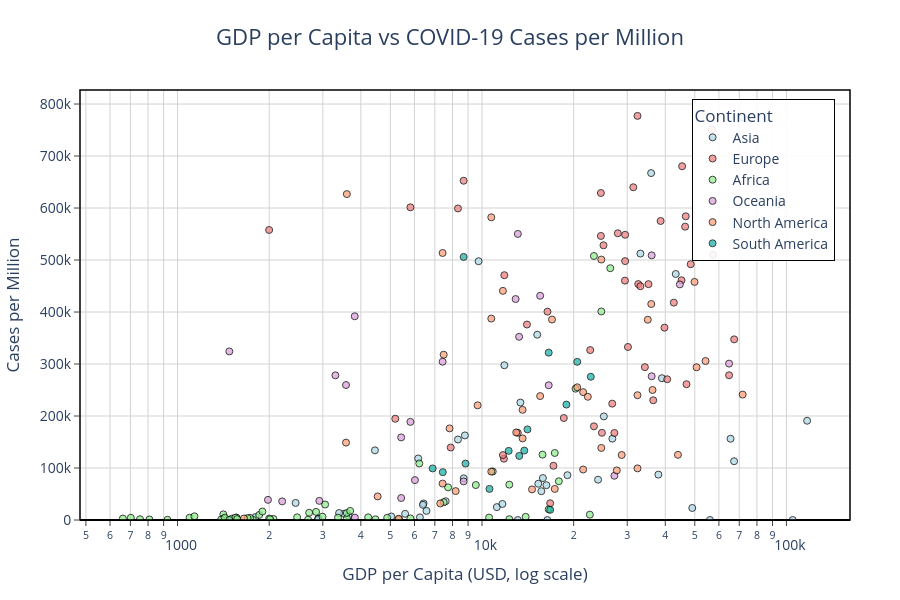

Notebook code cell kept with this figure:
### Markdown cell above
## 6. Relationship Analysis: GDP vs Cases

This chart explores whether wealthier countries (higher GDP per capita) experienced different COVID-19 infection rates. We're using a logarithmic scale for GDP to better visualize the range of values. The size of each bubble represents the country's population.

### Code cell
# Prepare data for GDP vs Cases chart
gdp_cases_data = latest_country_data.dropna(subset=['gdp_per_capita', 'cases_per_million'])

fig_gdp_cases = px.scatter(
    gdp_cases_data,
    x='gdp_per_capita',
    y='cases_per_million',
    color='continent',
    color_discrete_map=continent_colors,
    hover_name='location',
    custom_data=['gdp_per_capita', 'cases_per_million', 'total_cases', 'vaccination_rate_pct', 'continent'],
    log_x=True,
    title='GDP per Capita vs COVID-19 Cases per Million',
    labels={'gdp_per_capita': 'GDP per Capita (USD, log scale)', 
            'cases_per_million': 'Cases per Million'},
    height=600
)

fig_gdp_cases.update_traces(
    marker=dict(
        size=7,
        opacity=0.75,
        line=dict(width=1, color='black')
    ),
    hovertemplate=(
        '<b>%{hovertext}</b><br>'
        '<b>Continent:</b> %{customdata[4]}<br>'
        '<b>GDP per Capita:</b> $%{customdata[0]:,.0f}<br>'
        '<b>Cases per Million:</b> %{customdata[1]:,.0f}<br>'
        '<b>Total Cases:</b> %{customdata[2]:,.0f}<br>'
        '<b>Vaccination Rate:</b> %{customdata[3]:.1f}%'
        '<extra></extra>'
    )
)

fig_gdp_cases = apply_relationship_chart_guidelines(fig_gdp_cases, 
    'GDP per Capita vs COVID-19 Cases per Million',
    'GDP per Capita (USD, log scale)',
    'Cases per Million',
    y_zero=True)

fig_gdp_cases.show()

# Save the chart
fig_gdp_cases.write_html(str(output_dir / "gdp_vs_cases.html"))
print("✓ Saved: outputs/charts/gdp_vs_cases.html")

### Figure 1 — Plotly figure (JSON) as saved in the notebook; plotly's stock layout.template omitted (floating-point values rounded to 4 significant figures; data arrays with more than 128 entries replaced by an {"elided": "..."} marker saying what was removed)
{"data": [{"customdata": {"elided": "50x5 mixed values"}, "hovertemplate": "<b>%{hovertext}</b><br><b>Continent:</b> %{customdata[4]}<br><b>GDP per Capita:</b> $%{customdata[0]:,.0f}<br><b>Cases per Million:</b> %{customdata[1]:,.0f}<br><b>Total Cases:</b> %{customdata[2]:,.0f}<br><b>Vaccination Rate:</b> %{customdata[3]:.1f}%<extra></extra>", "hovertext": ["Afghanistan", "Armenia", "Azerbaijan", "Bahrain", "Bangladesh", "Bhutan", "Brunei", "Cambodia", "China", "East Timor", "Georgia", "Hong Kong", "India", "Indonesia", "Iran", "Iraq", "Israel", "Japan", "Jordan", "Kazakhstan", "Kuwait", "Kyrgyzstan", "Laos", "Lebanon", "Macao", "Malaysia", "Maldives", "Mongolia", "Myanmar", "Nepal", "North Korea", "Oman", "Pakistan", "Palestine", "Philippines", "Qatar", "Saudi Arabia", "Singapore", "South Korea", "Sri Lanka", "Syria", "Taiwan", "Tajikistan", "Thailand", "Turkey", "Turkmenistan", "United Arab Emirates", "Uzbekistan", "Vietnam", "Yemen"], "legendgroup": "Asia", "marker": {"color": "lightblue", "line": {"color": "black", "width": 1}, "opacity": 0.75, "size": 7, "symbol": "circle"}, "mode": "markers", "name": "Asia", "orientation": "v", "showlegend": true, "type": "scatter", "x": [1804.0, 8788.0, 15850.0, 43290.0, 3524.0, 8709.0, 71810.0, 3645.0, 15310.0, 6570.0, 9745.0, 56050.0, 6427.0, 11190.0, 19080.0, 15660.0, 33130.0, 39000.0, 8337.0, 24060.0, 65530.0, 3393.0, 6397.0, 13370.0, 104900.0, 26810.0, 15180.0, 11840.0, 5592.0, 2443.0, 13110.0, 37960.0, 5035.0, 4450.0, 7599.0, 116900.0, 49050.0, 85540.0, 35940.0, 11670.0, 2897.0, 2897.0, 2897.0, 16280.0, 25130.0, 16390.0, 67290.0, 6253.0, 6172.0, 1479.0], "xaxis": "x", "y": [5719.0, 162700.0, 80690.0, 473200.0, 11980.0, 80130.0, 774400.0, 8309.0, 69690.0, 17490.0, 497700.0, 0.0, 31780.0, 24790.0, 86140.0, 55410.0, 512400.0, 272700.0, 154800.0, 77550.0, 156300.0, 13420.0, 29090.0, 225900.0, 0.0, 156400.0, 356400.0, 297600.0, 11870.0, 32850.0, 0.0, 87290.0, 6703.0, 133900.0, 36120.0, 190900.0, 23110.0, 533300.0, 667200.0, 30820.0, 2595.0, 0.0, 1787.0, 66940.0, 199300.0, 0.0, 113000.0, 5056.0, 118400.0, 354.5], "yaxis": "y"}, {"customdata": {"elided": "50x5 mixed values"}, "hovertemplate": "<b>%{hovertext}</b><br><b>Continent:</b> %{customdata[4]}<br><b>GDP per Capita:</b> $%{customdata[0]:,.0f}<br><b>Cases per Million:</b> %{customdata[1]:,.0f}<br><b>Total Cases:</b> %{customdata[2]:,.0f}<br><b>Vaccination Rate:</b> %{customdata[3]:.1f}%<extra></extra>", "hovertext": ["Albania", "Andorra", "Austria", "Belarus", "Belgium", "Bosnia and Herzegovina", "Bulgaria", "Croatia", "Cyprus", "Czechia", "Denmark", "Estonia", "Faroe Islands", "Finland", "France", "Germany", "Gibraltar", "Greece", "Guernsey", "Hungary", "Iceland", "Ireland", "Isle of Man", "Italy", "Jersey", "Latvia", "Liechtenstein", "Lithuania", "Luxembourg", "Malta", "Moldova", "Monaco", "Montenegro", "Netherlands", "North Macedonia", "Norway", "Poland", "Portugal", "Romania", "Russia", "San Marino", "Serbia", "Slovakia", "Slovenia", "Spain", "Sweden", "Switzerland", "Ukraine", "United Kingdom", "Vatican"], "legendgroup": "Europe", "marker": {"color": "lightcoral", "line": {"color": "black", "width": 1}, "opacity": 0.75, "size": 7, "symbol": "circle"}, "mode": "markers", "name": "Europe", "orientation": "v", "showlegend": true, "type": "scatter", "x": [11800.0, 5820.0, 45440.0, 17170.0, 42660.0, 11710.0, 18560.0, 22670.0, 32420.0, 32610.0, 46680.0, 29480.0, 8703.0, 40590.0, 38610.0, 45230.0, 24570.0, 24570.0, 1999.0, 26780.0, 46480.0, 67340.0, 33130.0, 35220.0, 8337.0, 25060.0, 29520.0, 29520.0, 94280.0, 36510.0, 5190.0, 11840.0, 16410.0, 48470.0, 13110.0, 64800.0, 27220.0, 27940.0, 23310.0, 24770.0, 56860.0, 14050.0, 30160.0, 31400.0, 34270.0, 46950.0, 57410.0, 7894.0, 39750.0, 16750.0], "xaxis": "x", "y": [117900.0, 601400.0, 680400.0, 104300.0, 418100.0, 124800.0, 196100.0, 326800.0, 777200.0, 453800.0, 584100.0, 460400.0, 652500.0, 270700.0, 575100.0, 461100.0, 628900.0, 546300.0, 557800.0, 223800.0, 564200.0, 347400.0, 449600.0, 453600.0, 599200.0, 528300.0, 548500.0, 497900.0, 607700.0, 230300.0, 194800.0, 470800.0, 400700.0, 491900.0, 167600.0, 278400.0, 167400.0, 551500.0, 180200.0, 167700.0, 750700.0, 376000.0, 332800.0, 639900.0, 294000.0, 261200.0, 510000.0, 139400.0, 369900.0, 32180.0], "yaxis": "y"}, {"customdata": {"elided": "58x5 mixed values"}, "hovertemplate": "<b>%{hovertext}</b><br><b>Continent:</b> %{customdata[4]}<br><b>GDP per Capita:</b> $%{customdata[0]:,.0f}<br><b>Cases per Million:</b> %{customdata[1]:,.0f}<br><b>Total Cases:</b> %{customdata[2]:,.0f}<br><b>Vaccination Rate:</b> %{customdata[3]:.1f}%<extra></extra>", "hovertext": ["Algeria", "Angola", "Benin", "Botswana", "Burkina Faso", "Burundi", "Cameroon", "Cape Verde", "Central African Republic", "Chad", "Comoros", "Congo", "Cote d'Ivoire", "Democratic Republic of Congo", "Djibouti", "Egypt", "Equatorial Guinea", "Eritrea", "Eswatini", "Ethiopia", "Gabon", "Gambia", "Ghana", "Guinea", "Guinea-Bissau", "Kenya", "Lesotho", "Liberia", "Libya", "Madagascar", "Malawi", "Mali", "Mauritania", "Mauritius", "Mayotte", "Morocco", "Mozambique", "Namibia", "Niger", "Nigeria", "Reunion", "Rwanda", "Saint Helena", "Sao Tome and Principe", "Senegal", "Seychelles", "Sierra Leone", "Somalia", "South Africa", "South Sudan", "Sudan", "Tanzania", "Togo", "Tunisia", "Uganda", "Western Sahara", "Zambia", "Zimbabwe"], "legendgroup": "Africa", "marker": {"color": "lightgreen", "line": {"color": "black", "width": 1}, "opacity": 0.75, "size": 7, "symbol": "circle"}, "mode": "markers", "name": "Africa", "orientation": "v", "showlegend": true, "type": "scatter", "x": [13910.0, 5820.0, 2064.0, 15810.0, 1703.0, 702.2, 3365.0, 6223.0, 661.2, 1768.0, 1414.0, 4881.0, 3601.0, 808.1, 2705.0, 10550.0, 22600.0, 1510.0, 7739.0, 1730.0, 16560.0, 1562.0, 4228.0, 1999.0, 1549.0, 2993.0, 2851.0, 752.8, 17880.0, 1416.0, 1095.0, 2014.0, 3598.0, 20290.0, 17340.0, 7485.0, 1136.0, 9542.0, 926.0, 5338.0, 23310.0, 1854.0, 24650.0, 3053.0, 2471.0, 26380.0, 1390.0, 12290.0, 12290.0, 1570.0, 4467.0, 2683.0, 1430.0, 10850.0, 1698.0, 1479.0, 3689.0, 1900.0], "xaxis": "x", "y": [6061.0, 3020.0, 2100.0, 125700.0, 976.4, 4234.0, 4487.0, 108700.0, 2768.0, 434.6, 10890.0, 4225.0, 3140.0, 1020.0, 14000.0, 4649.0, 10230.0, 2766.0, 62710.0, 4062.0, 20530.0, 4666.0, 5140.0, 2783.0, 4566.0, 6369.0, 15670.0, 1526.0, 74460.0, 2316.0, 4370.0, 1468.0, 13490.0, 252500.0, 128900.0, 34150.0, 7093.0, 67210.0, 363.2, 1223.0, 507800.0, 9673.0, 401000.0, 29780.0, 5168.0, 484300.0, 927.2, 1553.0, 68000.0, 1725.0, 1365.0, 660.0, 4467.0, 93340.0, 3644.0, 0.0, 17480.0, 16320.0], "yaxis": "y"}, {"customdata": [[5820.0, 188700.0, 8359, 0, "Oceania"], [44650.0, 453100.0, 11861161, 82.7, "Oceania"], [15525, 431200.0, 7345, 86.47, "Oceania"], [8703.0, 74260.0, 69047, 68.96, "Oceania"], [16560.0, 259200.0, 79387, 60.99, "Oceania"], [7424.0, 304400.0, 52287, 0, "Oceania"], [1981.0, 38750.0, 5085, 62.08, "Oceania"], [3819.0, 391800.0, 16297, 0, "Oceania"], [3299.0, 278200.0, 31765, 0, "Oceania"], [12900.0, 424900.0, 5393, 89.4, "Oceania"], [36090.0, 276500.0, 80163, 63.74, "Oceania"], [36090.0, 508900.0, 2639048, 82.77, "Oceania"], [13110.0, 550200.0, 1074, 83.76, "Oceania"], [64800.0, 300800.0, 14912, 0, "Oceania"], [13240.0, 352400.0, 6372, 0, "Oceania"], [3823.0, 4620.0, 46864, 3.17, "Oceania"], [27220.0, 85110.0, 4, 100, "Oceania"], [6022.0, 76700.0, 17057, 80.02, "Oceania"], [2206.0, 35830.0, 25954, 35.12, "Oceania"], [5426.0, 42260.0, 80, 100, "Oceania"], [5426.0, 158900.0, 16976, 72.39, "Oceania"], [3575.0, 259600.0, 2943, 83.86, "Oceania"], [2922.0, 36780.0, 12019, 49.66, "Oceania"], [1479.0, 324200.0, 3760, 58.67, "Oceania"]], "hovertemplate": "<b>%{hovertext}</b><br><b>Continent:</b> %{customdata[4]}<br><b>GDP per Capita:</b> $%{customdata[0]:,.0f}<br><b>Cases per Million:</b> %{customdata[1]:,.0f}<br><b>Total Cases:</b> %{customdata[2]:,.0f}<br><b>Vaccination Rate:</b> %{customdata[3]:.1f}%<extra></extra>", "hovertext": ["American Samoa", "Australia", "Cook Islands", "Fiji", "French Polynesia", "Guam", "Kiribati", "Marshall Islands", "Micronesia (country)", "Nauru", "New Caledonia", "New Zealand", "Niue", "Northern Mariana Islands", "Palau", "Papua New Guinea", "Pitcairn", "Samoa", "Solomon Islands", "Tokelau", "Tonga", "Tuvalu", "Vanuatu", "Wallis and Futuna"], "legendgroup": "Oceania", "marker": {"color": "plum", "line": {"color": "black", "width": 1}, "opacity": 0.75, "size": 7, "symbol": "circle"}, "mode": "markers", "name": "Oceania", "orientation": "v", "showlegend": true, "type": "scatter", "x": [5820.0, 44650.0, 15520.0, 8703.0, 16560.0, 7424.0, 1981.0, 3819.0, 3299.0, 12900.0, 36090.0, 36090.0, 13110.0, 64800.0, 13240.0, 3823.0, 27220.0, 6022.0, 2206.0, 5426.0, 5426.0, 3575.0, 2922.0, 1479.0], "xaxis": "x", "y": [188700.0, 453100.0, 431200.0, 74260.0, 259200.0, 304400.0, 38750.0, 391800.0, 278200.0, 424900.0, 276500.0, 508900.0, 550200.0, 300800.0, 352400.0, 4620.0, 85110.0, 76700.0, 35830.0, 42260.0, 158900.0, 259600.0, 36780.0, 324200.0], "yaxis": "y"}, {"customdata": {"elided": "41x5 mixed values"}, "hovertemplate": "<b>%{hovertext}</b><br><b>Continent:</b> %{customdata[4]}<br><b>GDP per Capita:</b> $%{customdata[0]:,.0f}<br><b>Cases per Million:</b> %{customdata[1]:,.0f}<br><b>Total Cases:</b> %{customdata[2]:,.0f}<br><b>Vaccination Rate:</b> %{customdata[3]:.1f}%<extra></extra>", "hovertext": ["Anguilla", "Antigua and Barbuda", "Aruba", "Bahamas", "Barbados", "Belize", "Bermuda", "Bonaire Sint Eustatius and Saba", "British Virgin Islands", "Canada", "Cayman Islands", "Costa Rica", "Cuba", "Curacao", "Dominica", "Dominican Republic", "El Salvador", "Greenland", "Grenada", "Guadeloupe", "Guatemala", "Haiti", "Honduras", "Jamaica", "Martinique", "Mexico", "Montserrat", "Nicaragua", "Panama", "Puerto Rico", "Saint Barthelemy", "Saint Kitts and Nevis", "Saint Lucia", "Saint Martin (French part)", "Saint Pierre and Miquelon", "Saint Vincent and the Grenadines", "Sint Maarten (Dutch part)", "Trinidad and Tobago", "Turks and Caicos Islands", "United States", "United States Virgin Islands"], "legendgroup": "North America", "marker": {"color": "lightsalmon", "line": {"color": "black", "width": 1}, "opacity": 0.75, "size": 7, "symbol": "circle"}, "mode": "markers", "name": "North America", "orientation": "v", "showlegend": true, "type": "scatter", "x": [21490.0, 21490.0, 35970.0, 27720.0, 16980.0, 7824.0, 50670.0, 11710.0, 71810.0, 44020.0, 49900.0, 15520.0, 32420.0, 32420.0, 9673.0, 14600.0, 7292.0, 13590.0, 13590.0, 7424.0, 7424.0, 1653.0, 4542.0, 8194.0, 3598.0, 17340.0, 7485.0, 5321.0, 22270.0, 35040.0, 24650.0, 24650.0, 12950.0, 10730.0, 10730.0, 10730.0, 36330.0, 28760.0, 3575.0, 54230.0, 20550.0], "xaxis": "x", "y": [245900.0, 97110.0, 415400.0, 95430.0, 385500.0, 176200.0, 293700.0, 440700.0, 241200.0, 125300.0, 458000.0, 238300.0, 99330.0, 240000.0, 220600.0, 58880.0, 31870.0, 211900.0, 157000.0, 513500.0, 70070.0, 2974.0, 45330.0, 55590.0, 626800.0, 59760.0, 317900.0, 2329.0, 237000.0, 385200.0, 500900.0, 138600.0, 168400.0, 387400.0, 582200.0, 93060.0, 250100.0, 125100.0, 148800.0, 305800.0, 255200.0], "yaxis": "y"}, {"customdata": [[18930.0, 222000.0, 10101218, 76.69, "South America"], [6886.0, 99160.0, 1212147, 50.4, "South America"], [14100.0, 174200.0, 37511921, 81.82, "South America"], [22770.0, 275500.0, 5401126, 90.29, "South America"], [13250.0, 123200.0, 6391876, 71.72, "South America"], [10580.0, 59850.0, 1077445, 79.11, "South America"], [8703.0, 505900.0, 1923, 46.7, "South America"], [16560.0, 321900.0, 98041, 0, "South America"], [7435.0, 92050.0, 74443, 47.23, "South America"], [8827.0, 108500.0, 735759, 52.31, "South America"], [12240.0, 133000.0, 4526977, 84.32, "South America"], [13770.0, 133500.0, 82501, 38.49, "South America"], [20550.0, 304200.0, 1041346, 84.82, "South America"], [16750.0, 19530.0, 552695, 52.88, "South America"]], "hovertemplate": "<b>%{hovertext}</b><br><b>Continent:</b> %{customdata[4]}<br><b>GDP per Capita:</b> $%{customdata[0]:,.0f}<br><b>Cases per Million:</b> %{customdata[1]:,.0f}<br><b>Total Cases:</b> %{customdata[2]:,.0f}<br><b>Vaccination Rate:</b> %{customdata[3]:.1f}%<extra></extra>", "hovertext": ["Argentina", "Bolivia", "Brazil", "Chile", "Colombia", "Ecuador", "Falkland Islands", "French Guiana", "Guyana", "Paraguay", "Peru", "Suriname", "Uruguay", "Venezuela"], "legendgroup": "South America", "marker": {"color": "lightseagreen", "line": {"color": "black", "width": 1}, "opacity": 0.75, "size": 7, "symbol": "circle"}, "mode": "markers", "name": "South America", "orientation": "v", "showlegend": true, "type": "scatter", "x": [18930.0, 6886.0, 14100.0, 22770.0, 13250.0, 10580.0, 8703.0, 16560.0, 7435.0, 8827.0, 12240.0, 13770.0, 20550.0, 16750.0], "xaxis": "x", "y": [222000.0, 99160.0, 174200.0, 275500.0, 123200.0, 59850.0, 505900.0, 321900.0, 92050.0, 108500.0, 133000.0, 133500.0, 304200.0, 19530.0], "yaxis": "y"}], "layout": {"font": {"size": 14}, "height": 600, "legend": {"bgcolor": "rgba(255,255,255,0.9)", "bordercolor": "black", "borderwidth": 1, "orientation": "v", "title": {"text": "Continent"}, "tracegroupgap": 0, "x": 0.98, "xanchor": "right", "y": 0.98, "yanchor": "top"}, "margin": {"b": 80, "l": 80, "r": 50, "t": 90}, "paper_bgcolor": "white", "plot_bgcolor": "white", "shapes": [{"fillcolor": "rgba(0,0,0,0)", "line": {"color": "black", "width": 1.5}, "type": "rect", "x0": 0, "x1": 1, "xref": "paper", "y0": 0, "y1": 1, "yref": "paper"}], "title": {"font": {"size": 22}, "text": "GDP per Capita vs COVID-19 Cases per Million", "x": 0.5, "xanchor": "center"}, "xaxis": {"anchor": "y", "domain": [0, 1], "gridcolor": "lightgray", "showgrid": true, "tickangle": 0, "ticks": "outside", "title": {"text": "GDP per Capita (USD, log scale)"}, "type": "log", "zeroline": true, "zerolinecolor": "black"}, "yaxis": {"anchor": "x", "domain": [0, 1], "gridcolor": "lightgray", "rangemode": "tozero", "showgrid": true, "tickangle": 0, "ticks": "outside", "title": {"text": "Cases per Million"}, "zeroline": true, "zerolinecolor": "black"}}}
